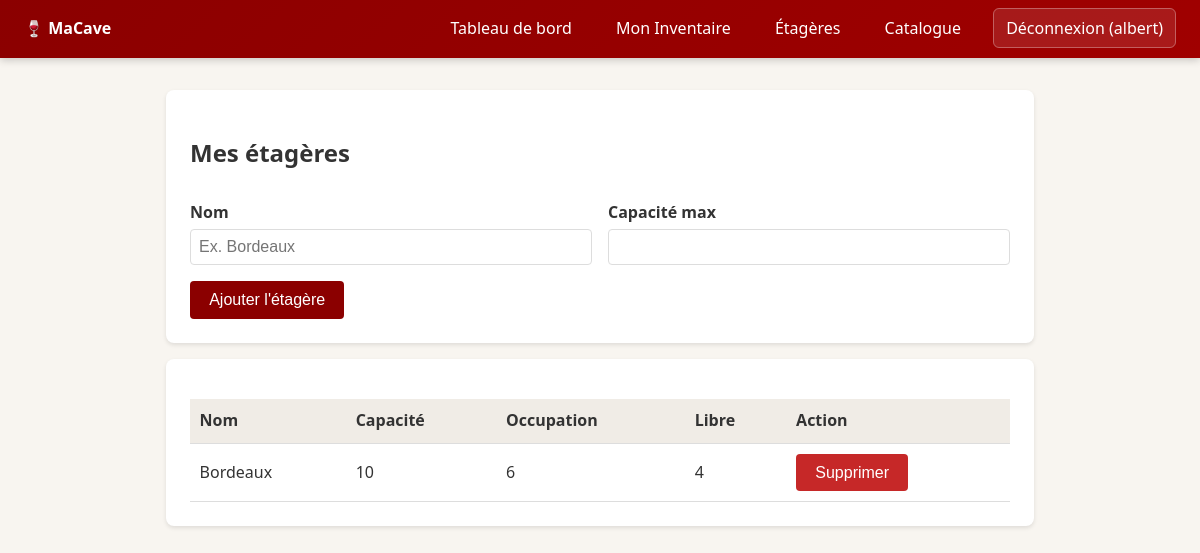
Before: /cave/etageres (signed in) with the older database file.
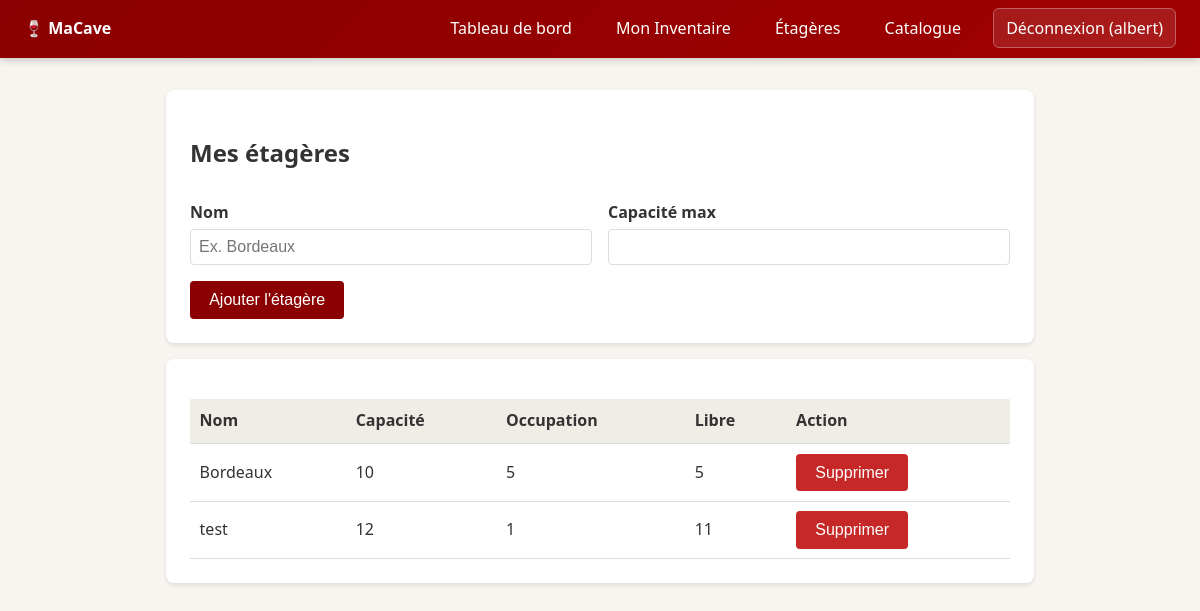
After: the same page with the newer database file.
### tables this page shows
CREATE TABLE etageres (
    id INTEGER PRIMARY KEY AUTOINCREMENT,
    cave_id INTEGER NOT NULL,
    nom TEXT NOT NULL,
    capacite_max INTEGER NOT NULL DEFAULT 0,
    UNIQUE (cave_id, nom),
    FOREIGN KEY (cave_id) REFERENCES caves(id) ON DELETE CASCADE
);

### src/macave/routes/cave_routes.py (the view)
@bp.route("/etageres")
def etageres():
    cave_id = _get_cave_id()
    if cave_id is None:
        return redirect(url_for("auth.login"))
    rows = g.db.execute(
        "SELECT e.id, e.nom, e.capacite_max, "
        "(SELECT COUNT(*) FROM bouteilles b "
        " WHERE b.etagere_id = e.id AND b.statut = 'en_stock') as occ "
        "FROM etageres e WHERE e.cave_id = ?",
        (cave_id,),
    ).fetchall()
    etageres = []
    for r in rows:
        etagere = Etagere(id=r["id"], nom=r["nom"], capacite_max=r["capacite_max"])
        etagere._occupation = r["occ"]
        etageres.append(etagere)
    return render_template("cave/etageres.html", etageres=etageres)

### src/macave/db.py (called while the page is built)
    def __enter__(self) -> sqlite3.Connection:
        self._connection = sqlite3.connect(self.db_path)
        self._connection.row_factory = sqlite3.Row
        self._connection.execute("PRAGMA foreign_keys = ON")
        return self._connection

### src/macave/routes/cave_routes.py (called while the page is built)
def _get_cave_id() -> int | None:
    if g.user is None:
        return None
    row = g.db.execute(
        "SELECT id FROM caves WHERE utilisateur_id = ?", (g.user.id,)
    ).fetchone()
    return row["id"] if row else None

### src/macave/services/auth_service.py (called while the page is built)
def get_user_by_id(user_id: int, conn: sqlite3.Connection) -> Utilisateur | None:
    row = conn.execute(
        "SELECT id, username, email, password_hash FROM utilisateurs WHERE id = ?",
        (user_id,),
    ).fetchone()
    if row is None:
        return None
    return Utilisateur(
        id=row["id"],
        username=row["username"],
        email=row["email"],
        password_hash=row["password_hash"],
    )

### src/macave/templates/cave/etageres.html (shortened to what this page needs)
{% extends 'base.html' %}
{% block content %}
<div class="card">
  <h2>Mes étagères</h2>
  <form method="post" action="{{ url_for('cave.ajouter_etagere') }}" class="grid-2" style="margin-top: 1rem;">
    <div>
      <label>Nom</label>
      <input name="nom" placeholder="Ex. Bordeaux" required>
    </div>
    <div>
      <label>Capacité max</label>
      <input type="number" name="capacite" min="1" required>
    </div>
    <div style="grid-column: 1 / -1;">
      <button type="submit">Ajouter l'étagère</button>
    </div>
  </form>
</div>
<div class="card">
  {% if etageres %}
    <table>
      <thead>
        <tr><th>Nom</th><th>Capacité</th><th>Occupation</th><th>Libre</th><th>Action</th></tr>
      </thead>
      <tbody>
        {% for e in etageres %}
        <tr>
          <td>{{ e.nom }}</td>
          <td>{{ e.capacite_max }}</td>
          <td>{{ e._occupation|default(0) }}</td>
          <td>{{ e.capacite_max - (e._occupation|default(0)) }}</td>
          <td>
            <form method="post" action="{{ url_for('cave.supprimer_etagere', etagere_id=e.id) }}" style="display:inline;">
              <button type="submit" onclick="return confirm('Supprimer cette étagère ?')" style="background:#c62828;">Supprimer</button>
            </form>
          </td>
        </tr>
        {% endfor %}
      </tbody>
    </table>
  {% else %}
    <p>Aucune étagère pour l'instant.</p>
  {% endif %}
</div>
{% endblock %}

Changed rows visible on the page:
computed for etageres "Bordeaux": _occupation "6" → "5"; e.capacite_max-(e._occupation|default(0)) "4" → "5"
added etageres: nom "test", capacite_max "12", _occupation "1", e.capacite_max-(e._occupation|default(0)) "11"
